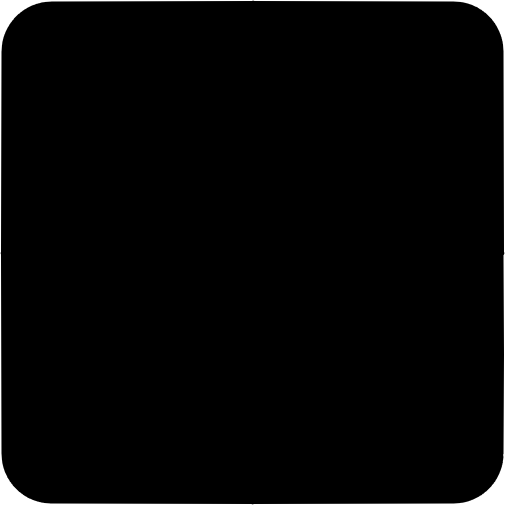
#> input picture assets/transparencymask.png, 1010 x 1010 px (shown at 1/2 size); the run also reads 2 pictures not shown here
$ python profilecard.py
#> lines starting #> are read from the running program, lines starting #| are printed output that depends on the picture
from PIL import Image, ImageDraw, ImageFont, ImageFilter, ImageEnhance
import requests
from io import BytesIO
import numpy as np

# Text Setup
font = ImageFont.truetype('assets/segoe-ui-bold.ttf', 120)
statfont = ImageFont.truetype('assets/segoe-ui-bold.ttf', 80)
textx, texty = 150, 0
# Icon Setup
iconsize = 400
shadowsize = 40
iconx, icony, = 100, 200
# Load Images on Start
global mask, bgus, shadow, blackbgus, globe, crown
mask = Image.open("assets/transparencymask.png").convert("RGBA")
#> mask is the input picture: PIL image 1010x1010 RGBA; mean R, G, B, A 0, 0, 0, 250.2
bg = Image.open("assets/transbg.png").convert("RGBA")
shadow = Image.open("assets/shadow.png").convert("RGBA")
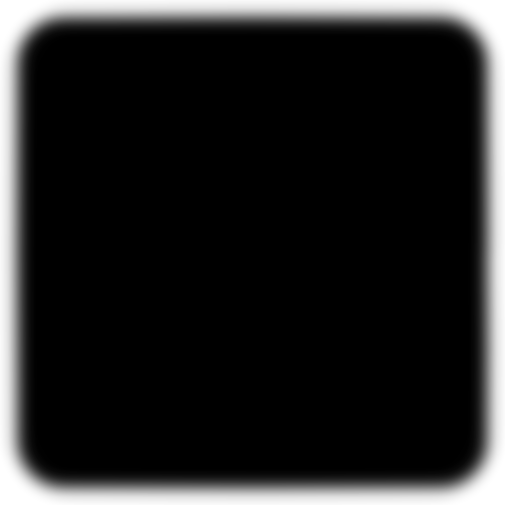
#> input picture assets/shadow.png, 1010 x 1010 px (shown at 1/2 size)
#> shadow is the input picture: PIL image 1010x1010 RGBA; mean R, G, B, A 0, 0, 0, 219.4
blackbg = Image.open("assets/roundedbgtrans.png").convert("RGBA")
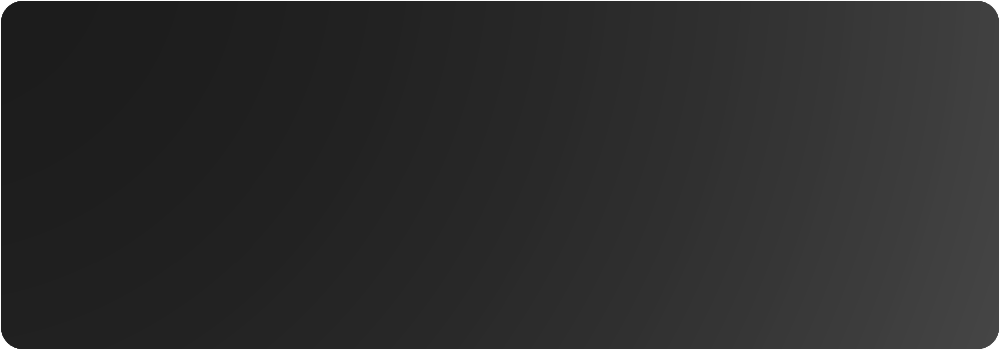
#> input picture assets/roundedbgtrans.png, 2000 x 700 px (shown at 1/2 size)
#> blackbg is the input picture: PIL image 2000x700 RGBA; mean R, G, B, A 44, 44, 44, 252
globe = Image.open("assets/globe.png").convert("RGBA")
crown = Image.open("assets/crown.png").convert("RGBA")
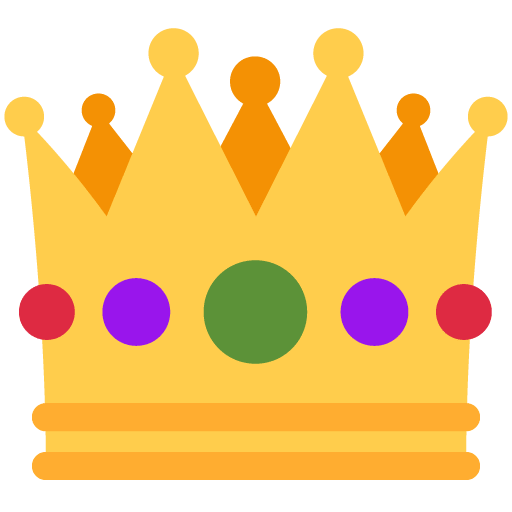
#> input picture assets/crown.png, 512 x 512 px
#> crown is the input picture: PIL image 512x512 RGBA; mean R, G, B, A 180.5, 155.6, 72.9, 163.5

async def makecard(profile):

    text = profile.player_name

    headsetcol = {
    0: (234, 118, 22),
    1: (255, 255, 255),
    16: (71, 200, 255),
    32: (255, 89, 255),
    256: (18, 168, 174),
    37: (255, 255, 255),
    2: (0, 177, 230),
    4: (255, 255, 255),
    128: (181, 0, 178),
    47: (237, 62, 55),
    35: (199, 105, 238),
    36: (204, 56, 236),
    51: (63, 219, 167),
}

    headsetnme = {
    0: "Unknown",
    1: "Rift",
    16: "Rift S",
    32: "Quest",
    256: "Quest 2",
    512: "Quest 3",
    2: "Vive",
    4: "Vive Pro",
    128: "Vive Cosmos",
    8: "Windows Mixed Reality",
    33: "Pico Neo 3",
    34: "Pico Neo 2",
    35: "Vive Pro 2",
    36: "Vive Elite",
    37: "Miramar",
    38: "Pimax 8K",
    39: "Pimax 5K",
    40: "Pimax Artisan",
    41: "HP Reverb",
    42: "Samsung WMR",
    43: "Qiyu Dream",
    44: "Disco",
    45: "Lenovo Explorer",
    46: "Acer WMR",
    47: "Vive Focus",
    48: "Arpara",
    49: "Dell Visor",
    50: "E3",
    51: "Vive DVT",
    52: "Glasses 20",
    53: "Varjo",
    54: "Vaporeon",
    55: "Huawei VR",
    56: "Asus WMR",
    57: "CloudXR",
    58: "VRidge",
    59: "Medion",
    60: "Pico Neo 4",
    61: "Quest Pro",
    62: "Pimax Crystal",
    63: "E4",
    64: "Valve Index",
    65: "Controllable"
}

    headsetimg = {
    64: "index.png",
    1: "oculus.png",
    16: "oculus.png",
    32: "oculus.png",
    256: "oculus.png",
    37: "oculus.png",
    61: "meta.png",
    512: "meta3.png",
    2: "vive.png",
    4: "vive.png",
    128: "vive.png",
    47: "vive.png",
    35: "vive.png",
    36: "vive.png",
    8: "wmr.png",
    33: "pico.png",
    34: "pico.png",
    38: "pimax.png",
    39: "pimax.png",
    40: "pimax.png",
    41: "hp.pmg",
    42: "samsung.png",
    43: "iqiyi.png",
    44: "disco.png",
    45: "lenovo.png",
    46: "acer.png",
    48: "arpara.png",
    49: "dell.png",
    51: "vive.png",
    53: "varjo.png",
    55: "huawei.png",
    56: "asus.png",
    60: "pico.png",
    62: "pimax.png",
    65: "controllable.png"
    }

    headsetpng = f'assets/headsets/{headsetimg.get(profile.hmd, "unknown.png")}'
    headsetname = headsetnme.get(profile.hmd, "Unknown HMD")

    avatarresponse = requests.get(profile.avatar)
    if avatarresponse.status_code == 200:
        # Image setups and stuff
        pfpdata = BytesIO(avatarresponse.content)
        pfp = Image.open(pfpdata).convert("RGBA")
        flag = Image.open(f"assets/flags/{profile.country.lower()}.png").convert("RGBA")
        # Headset Coloring
        if headsetpng == "assets/headsets/vive.png" or headsetpng == "assets/headsets/oculus.png":
            headsetnoc = Image.open(headsetpng).convert("RGBA")
            data = np.array(headsetnoc)
            red, green, blue, alpha = data.T
            white_areas = (red == 255) & (blue == 255) & (green == 255)
            data[..., :-1][white_areas.T] = headsetcol.get(profile.hmd, (255, 255, 255))
            headset = Image.fromarray(data)
        else:
            headset = Image.open(headsetpng).convert("RGBA")
        if profile.cover is None:
            bg.paste(blackbg, (0, 0), blackbg)
        # Player Cover
        if profile.cover is not None:
            coverresponse = requests.get(profile.cover)
            if coverresponse.status_code == 200:
                coverdata = BytesIO(coverresponse.content)
                coveralpha = blackbg.split()[3]
                cover = Image.open(coverdata).convert("RGBA")
                if int(cover.size[0]) / int(cover.size[1]) > 5:
                    cover = cover.crop(((int(cover.size[0] / 8)), 0, (int((cover.size[0] / 6.5) * 2)), cover.size[1]))
                coveralph = cover.resize((2000, 1100), resample=Image.BILINEAR)
                coverfin = coveralph.filter(ImageFilter.GaussianBlur(5))
                covercrop = coverfin.crop((0, 0, 2000, 700))
                covercrop.putalpha(coveralpha)
                coverdark = ImageEnhance.Brightness(covercrop)
                coverfinal = coverdark.enhance(0.5)
                bg.paste(coverfinal, (0, 0), coverfinal)
        # Crop PFP to have rounded corners
        resized_target = pfp.resize(mask.size, resample=Image.BILINEAR)
        target_alpha = mask.split()[3]
        result_image = resized_target.copy()
        result_image.putalpha(target_alpha)
        # Player Icon
        resizedimg = result_image.resize((iconsize, iconsize), resample=Image.BILINEAR)
        shadowresize = shadow.resize(((iconsize + shadowsize), (iconsize + shadowsize)), resample=Image.BILINEAR)
        bg.paste(shadowresize, (int(iconx - shadowsize / 2), int(icony - shadowsize / 2)), shadowresize)
        bg.paste(resizedimg, (iconx, icony), resizedimg)
        # Headset
        headsetsize = 50 if profile.hmd == 42 else 30 if profile.hmd in [2, 4, 128, 35, 36, 47] else 10 if profile.hmd in [60, 33, 34] else 0 # Samsung WMR, Vive, Pico # This is such a stupid fucking problem why are so many flags tall and so many headset icons tall?
        headsetx = (550 + (headsetsize / 2))
        headsety = (440 + (headsetsize / 2))
        headsetresize = headset.resize(((150 - headsetsize), (150 - headsetsize)), resample=Image.BILINEAR)
        bg.paste(headsetresize, (int(headsetx), int(headsety)), headsetresize)
        # Flag
        flagres = flag.resize(tuple([int(0.5*x) for x in flag.size]), resample=Image.BILINEAR)
        bg.paste(flagres, (545, 350), flagres)
        # Globe
        globeres = globe.resize((120, 120), resample=Image.BILINEAR)
        bg.paste(globeres, (565, 205), globeres)
        # Owner Crown
        if profile.mapperId == 144998:
            crownres = crown.resize((120, 120), resample=Image.BILINEAR)
            bg.paste(crownres, (20, 20), crownres)
        # Player Name and Stats
        bgdraw = ImageDraw.Draw(bg, mode="RGBA")
        size_width = bgdraw.textlength(text, font=font)
        textx = max((iconsize / 2 + iconx) - (size_width / 2), 50)
        bgdraw.text((textx, texty), text, fill=(255, 255, 255), font=font, stroke_width=4, stroke_fill="black")
        bgdraw.text((730, 456), headsetname, fill="white", font=statfont)
        bgdraw.text((730, 337), f"#{profile.country_rank}", fill="white", font=statfont)
        bgdraw.text((730, 200), f"#{profile.rank}", fill="white", font=statfont)
        img_byte_array = BytesIO()
        bg.save(img_byte_array, format="PNG")
        img_byte_array.seek(0)

        return img_byte_array

    else:
        print("some kind of error lol")
